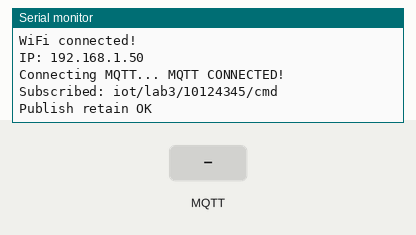
A sketch run on a simulated ESP32-S3. Parts: the last lines printed to the serial monitor. The inputs (shaded band) are chosen by the test bench. WiFi joins after 1.5 s; servers stay silent unless stated; no MQTT or app messages arrive unless stated.

Above: at 3.7 s.
3.8 s: MQTT message "ON" arrives on the first subscribed topic
At 4.2 s:
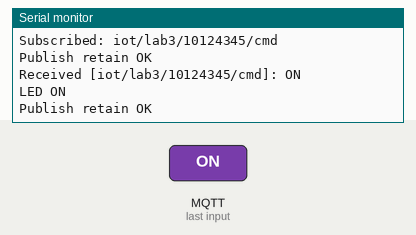
5.3 s: MQTT message "OFF" arrives on the first subscribed topic
At 6.5 s:
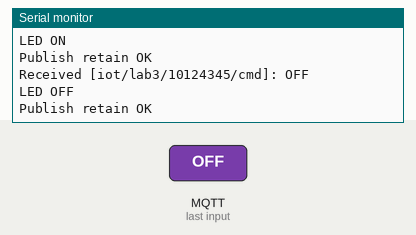
6.8 s: MQTT message "TOGGLE" arrives on the first subscribed topic
At 7.7 s:
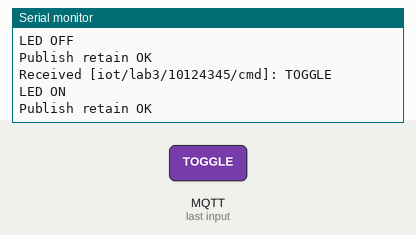
8.3 s: MQTT message "1" arrives on the first subscribed topic
At 8.8 s:
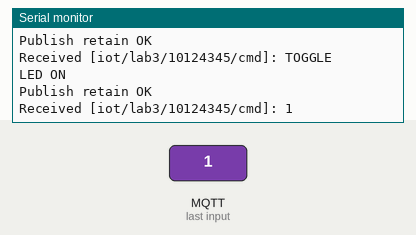
9.8 s: MQTT message "on" arrives on the first subscribed topic
At 11.0 s:
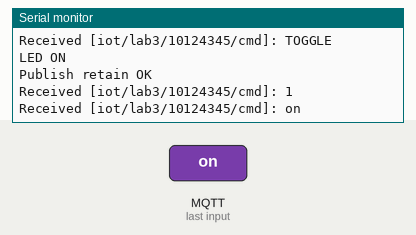
11.3 s: MQTT message "off" arrives on the first subscribed topic
At 12.3 s:
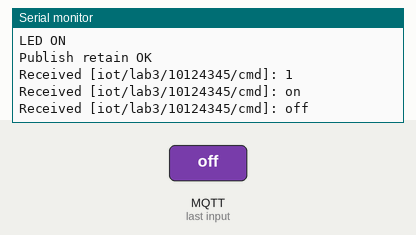

The sketch:

BTH12.3_MQTT.ino
```cpp
#include <WiFi.h>
#include <WiFiClient.h>
#include <PubSubClient.h>

/* ===== WIFI ===== */
const char* ssid = "Vu Dang Tuan";
const char* password = "12345678";

/* ===== MQTT ===== */
const char* mqtt_server = "192.168.1.173";
const int mqtt_port = 1883;

const char* mqtt_user = "mqtt_user";
const char* mqtt_pass = "Hv@10012006";

const char* student_id = "10124345";

/* ===== TOPICS ===== */
String topic_cmd;
String topic_state;
String topic_note;
String topic_lwt;

/* ===== LED ONBOARD ESP32-S3 ===== */
#define LED_PIN 48

bool ledState = false;

WiFiClient espClient;
PubSubClient client(espClient);

/* ===== DIEU KHIEN LED ===== */
void applyLed(bool on) {
  ledState = on;

  if (on) {
    neopixelWrite(LED_PIN, 0, 50, 0);
    Serial.println("LED ON");
  } else {
    neopixelWrite(LED_PIN, 0, 0, 0);
    Serial.println("LED OFF");
  }
}

/* ===== PUBLISH RETAIN ===== */
void publishStateRetained() {
  bool success = client.publish(
    topic_state.c_str(),
    ledState ? "ON" : "OFF",
    true
  );

  Serial.println(
    success ? "Publish retain OK" : "Publish failed"
  );
}

/* ===== CONNECT WIFI ===== */
void setup_wifi() {
  WiFi.mode(WIFI_STA);
  WiFi.begin(ssid, password);

  Serial.print("Connecting WiFi");

  while (WiFi.status() != WL_CONNECTED) {
    delay(500);
    Serial.print(".");
  }

  Serial.println("\nWiFi connected!");
  Serial.print("IP: ");
  Serial.println(WiFi.localIP());
}

/* ===== MQTT CALLBACK ===== */
void callback(char* topic, byte* payload,
              unsigned int length) {

  String msg = "";

  for (unsigned int i = 0; i < length; i++) {
    msg += (char)payload[i];
  }

  msg.trim();

  Serial.print("Received [");
  Serial.print(topic);
  Serial.print("]: ");
  Serial.println(msg);

  if (String(topic) == topic_cmd) {

    if (msg == "ON") {
      applyLed(true);
    }
    else if (msg == "OFF") {
      applyLed(false);
    }
    else if (msg == "TOGGLE") {
      applyLed(!ledState);
    }
    else {
      return;
    }

    publishStateRetained();
  }
}

/* ===== MQTT RECONNECT ===== */
void reconnect() {

  while (!client.connected()) {

    String clientId = "ESP32S3_Lab3_";
    clientId += student_id;

    Serial.print("Connecting MQTT... ");

    if (client.connect(
      clientId.c_str(),
      mqtt_user,
      mqtt_pass,
      topic_lwt.c_str(),
      0,
      true,
      "OFFLINE"
    )) {

      Serial.println("MQTT CONNECTED!");

      client.subscribe(topic_cmd.c_str());

      Serial.print("Subscribed: ");
      Serial.println(topic_cmd);

      // Note khong retain
      client.publish(
        topic_note.c_str(),
        "ESP BOOT / RECONNECT",
        false
      );

      // Trang thai ONLINE
      client.publish(
        topic_lwt.c_str(),
        "ONLINE",
        true
      );

      // Trang thai LED retain
      publishStateRetained();

    } else {
      Serial.print("MQTT failed rc=");
      Serial.println(client.state());
      delay(2000);
    }
  }
}

/* ===== SETUP ===== */
void setup() {

  Serial.begin(115200);
  delay(1000);

  applyLed(false);

  topic_cmd =
    "iot/lab3/" + String(student_id) + "/cmd";

  topic_state =
    "iot/lab3/" + String(student_id) + "/state";

  topic_note =
    "iot/lab3/" + String(student_id) + "/note";

  topic_lwt =
    "iot/lab3/" + String(student_id) + "/lwt";

  setup_wifi();

  client.setServer(mqtt_server, mqtt_port);
  client.setCallback(callback);
  client.setKeepAlive(60);
}

/* ===== LOOP ===== */
void loop() {

  if (WiFi.status() != WL_CONNECTED) {
    setup_wifi();
  }

  if (!client.connected()) {
    reconnect();
  }

  client.loop();
}
```

Measured:
- after the input at 3.8 s, the serial monitor: prints a new line at once (image 1)
- after the input at 5.3 s, the serial monitor: prints a new line at once (image 2)
- after the input at 6.8 s, the serial monitor: prints a new line at once (image 3)
- after the input at 8.3 s, the serial monitor: prints a new line at once (image 4)
- after the input at 9.8 s, the serial monitor: prints a new line at once (image 5)
- after the input at 11.3 s, the serial monitor: prints a new line at once (image 6)
